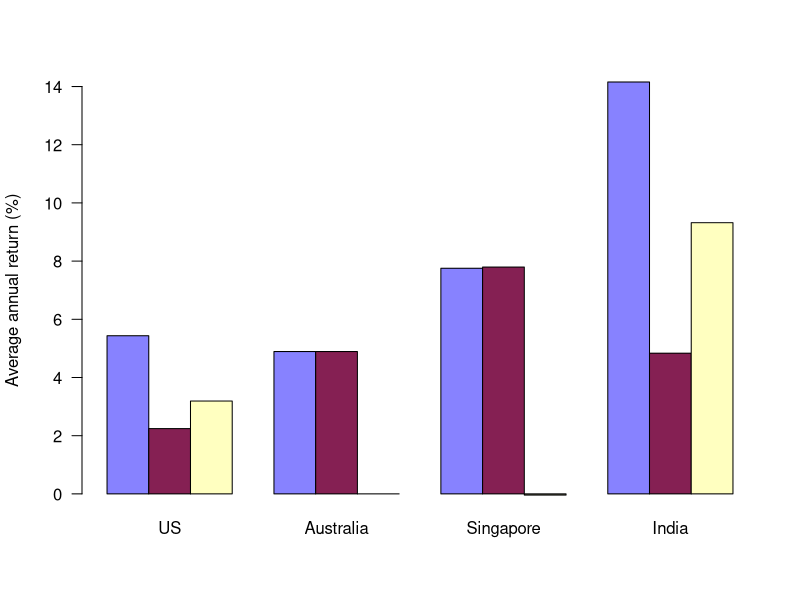

Write the R code that produced this figure.
# read data from Monthly.csv file specially extracted
# from the Excel data spreadsheet
monthly <- read.table('Monthly.csv', header=TRUE, sep=',')

# convert Date column to Date object type
monthly$Date <- as.Date(as.character(monthly$Date), format='%d/%m/%y')

annual.return <- function(dates, vals, rates) {
  aud.vals <- vals / rates
  min.index <- match(min(dates), dates)
  max.index <- match(max(dates), dates)
  dt <- as.numeric(dates[max.index]-dates[min.index])/365.25
  areturn <- log(vals[max.index]/vals[min.index])/dt
  areturn.aud <- log(aud.vals[max.index]/aud.vals[min.index])/dt
  modulo.len <- function(v,i) v[(i-1) %% length(v) + 1]
  exch.return <- log(modulo.len(rates, max.index)/modulo.len(rates, min.index))/dt
  result <- c(areturn, areturn.aud, exch.return) * 100
  names(result) <- c("Domestic returns", "AUD returns", "Exchange rate return")
  result
}

ar <- mapply(function(vals, rates) annual.return(monthly$Date, vals, rates),
             list(US=monthly$S.PCOMP, 
                  Australia=monthly$AUSTALL,
                  Singapore=monthly$SNGPORI, 
                  India=monthly$INDIA.DS..Price.),
             list(US=monthly$AUD.USD,
                  Australia=1,
                  Singapore=monthly$AUD.SGD,
                  India=monthly$AUD.INR))

bar.cols <- c("#8782FF", "#852053", "#FFFFC0")
barplot(ar, beside=TRUE, col=bar.cols, ylab="Average annual return (%)",
        las=1)
